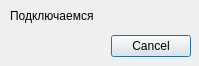
<ui version="4.0" >
 <class>Dialog</class>
 <widget class="QDialog" name="Dialog" >
  <property name="geometry" >
   <rect>
    <x>0</x>
    <y>0</y>
    <width>199</width>
    <height>66</height>
   </rect>
  </property>
  <property name="minimumSize" >
   <size>
    <width>199</width>
    <height>66</height>
   </size>
  </property>
  <property name="maximumSize" >
   <size>
    <width>199</width>
    <height>66</height>
   </size>
  </property>
  <property name="windowTitle" >
   <string>Подключение...</string>
  </property>
  <property name="windowIcon" >
   <iconset/>
  </property>
  <property name="modal" >
   <bool>true</bool>
  </property>
  <widget class="QDialogButtonBox" name="buttonBox" >
   <property name="geometry" >
    <rect>
     <x>10</x>
     <y>30</y>
     <width>181</width>
     <height>32</height>
    </rect>
   </property>
   <property name="orientation" >
    <enum>Qt::Horizontal</enum>
   </property>
   <property name="standardButtons" >
    <set>QDialogButtonBox::Cancel</set>
   </property>
  </widget>
  <widget class="QLabel" name="label" >
   <property name="geometry" >
    <rect>
     <x>10</x>
     <y>6</y>
     <width>181</width>
     <height>20</height>
    </rect>
   </property>
   <property name="text" >
    <string>Подключаемся</string>
   </property>
  </widget>
 </widget>
 <resources/>
 <connections>
  <connection>
   <sender>buttonBox</sender>
   <signal>accepted()</signal>
   <receiver>Dialog</receiver>
   <slot>accept()</slot>
   <hints>
    <hint type="sourcelabel" >
     <x>248</x>
     <y>254</y>
    </hint>
    <hint type="destinationlabel" >
     <x>157</x>
     <y>274</y>
    </hint>
   </hints>
  </connection>
  <connection>
   <sender>buttonBox</sender>
   <signal>rejected()</signal>
   <receiver>Dialog</receiver>
   <slot>reject()</slot>
   <hints>
    <hint type="sourcelabel" >
     <x>316</x>
     <y>260</y>
    </hint>
    <hint type="destinationlabel" >
     <x>286</x>
     <y>274</y>
    </hint>
   </hints>
  </connection>
 </connections>
</ui>
